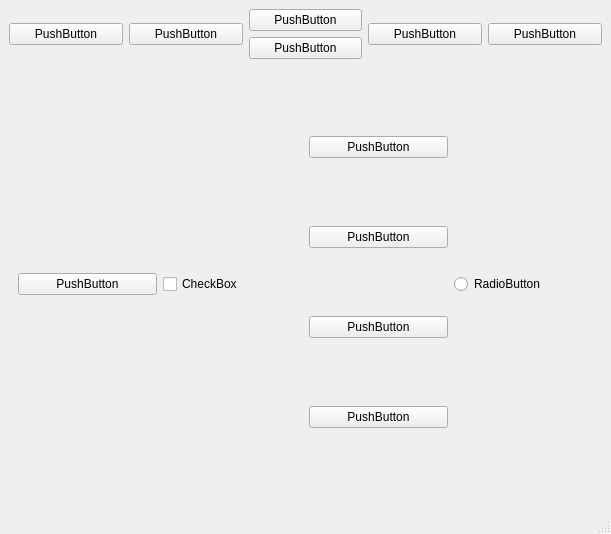
<?xml version="1.0" encoding="UTF-8"?>
<ui version="4.0">
 <class>MainWindow</class>
 <widget class="QMainWindow" name="MainWindow">
  <property name="geometry">
   <rect>
    <x>0</x>
    <y>0</y>
    <width>611</width>
    <height>534</height>
   </rect>
  </property>
  <property name="windowTitle">
   <string>MainWindow</string>
  </property>
  <widget class="QWidget" name="centralwidget">
   <layout class="QVBoxLayout" name="verticalLayout">
    <item>
     <layout class="QHBoxLayout" name="horizontalLayout">
      <item>
       <widget class="QPushButton" name="pushButton_2">
        <property name="text">
         <string>PushButton</string>
        </property>
       </widget>
      </item>
      <item>
       <widget class="QPushButton" name="pushButton">
        <property name="text">
         <string>PushButton</string>
        </property>
       </widget>
      </item>
      <item>
       <layout class="QVBoxLayout" name="verticalLayout_2">
        <item>
         <widget class="QPushButton" name="pushButton_13">
          <property name="text">
           <string>PushButton</string>
          </property>
         </widget>
        </item>
        <item>
         <widget class="QPushButton" name="pushButton_12">
          <property name="text">
           <string>PushButton</string>
          </property>
         </widget>
        </item>
       </layout>
      </item>
      <item>
       <widget class="QPushButton" name="pushButton_4">
        <property name="text">
         <string>PushButton</string>
        </property>
       </widget>
      </item>
      <item>
       <widget class="QPushButton" name="pushButton_3">
        <property name="text">
         <string>PushButton</string>
        </property>
       </widget>
      </item>
     </layout>
    </item>
    <item>
     <widget class="QWidget" name="widget" native="true">
      <layout class="QHBoxLayout" name="horizontalLayout_2">
       <item>
        <widget class="QPushButton" name="pushButton_14">
         <property name="text">
          <string>PushButton</string>
         </property>
        </widget>
       </item>
       <item>
        <widget class="QCheckBox" name="checkBox">
         <property name="text">
          <string>CheckBox</string>
         </property>
        </widget>
       </item>
       <item>
        <layout class="QVBoxLayout" name="verticalLayout_3">
         <item>
          <widget class="QPushButton" name="pushButton_11">
           <property name="text">
            <string>PushButton</string>
           </property>
          </widget>
         </item>
         <item>
          <widget class="QPushButton" name="pushButton_6">
           <property name="text">
            <string>PushButton</string>
           </property>
          </widget>
         </item>
         <item>
          <widget class="QPushButton" name="pushButton_5">
           <property name="text">
            <string>PushButton</string>
           </property>
          </widget>
         </item>
         <item>
          <widget class="QPushButton" name="pushButton_7">
           <property name="text">
            <string>PushButton</string>
           </property>
          </widget>
         </item>
        </layout>
       </item>
       <item>
        <widget class="QRadioButton" name="radioButton">
         <property name="text">
          <string>RadioButton</string>
         </property>
        </widget>
       </item>
      </layout>
     </widget>
    </item>
   </layout>
  </widget>
  <widget class="QMenuBar" name="menubar">
   <property name="geometry">
    <rect>
     <x>0</x>
     <y>0</y>
     <width>611</width>
     <height>23</height>
    </rect>
   </property>
  </widget>
  <widget class="QStatusBar" name="statusbar"/>
 </widget>
 <resources/>
 <connections/>
</ui>
